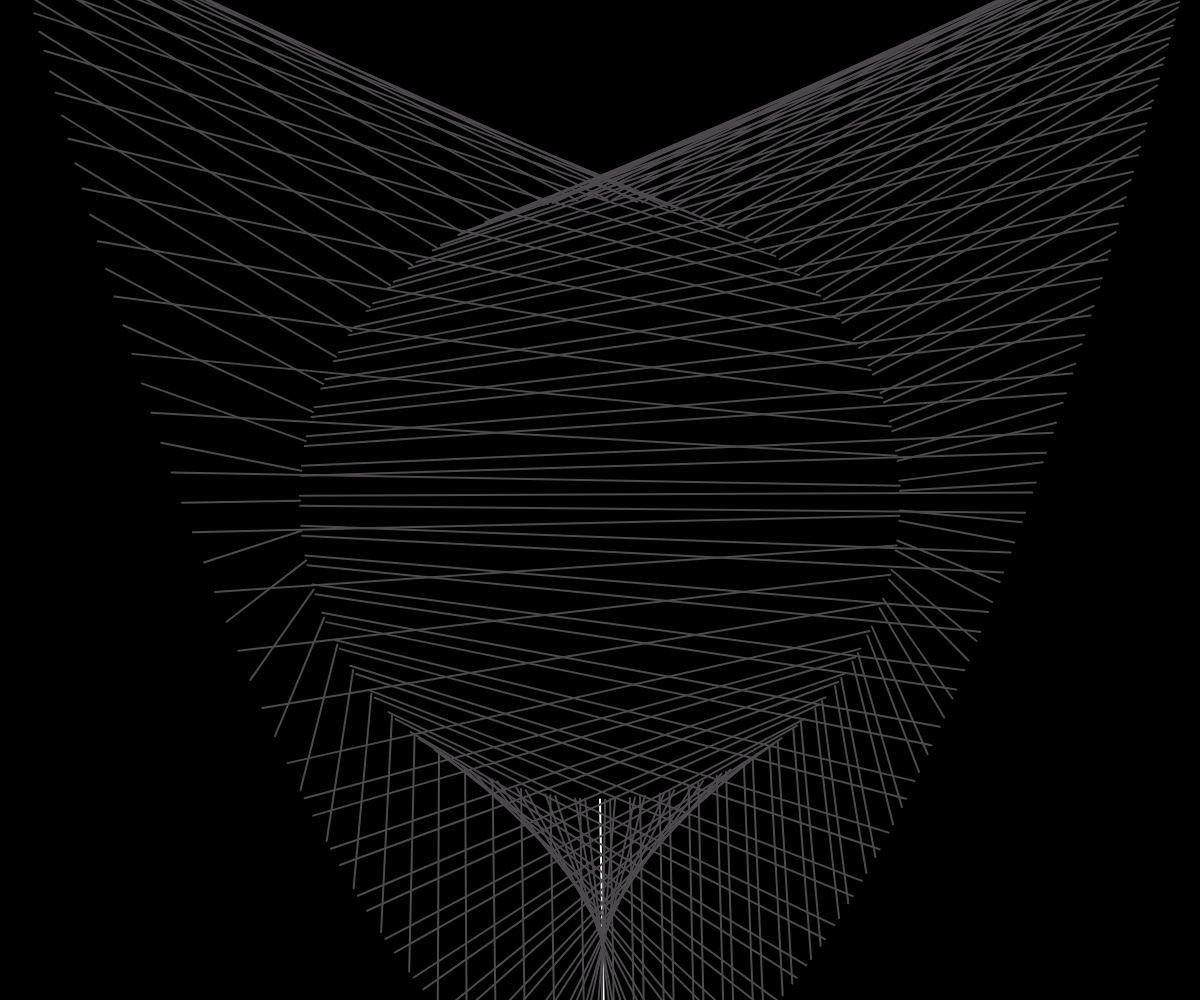
Frame 1 (no input)
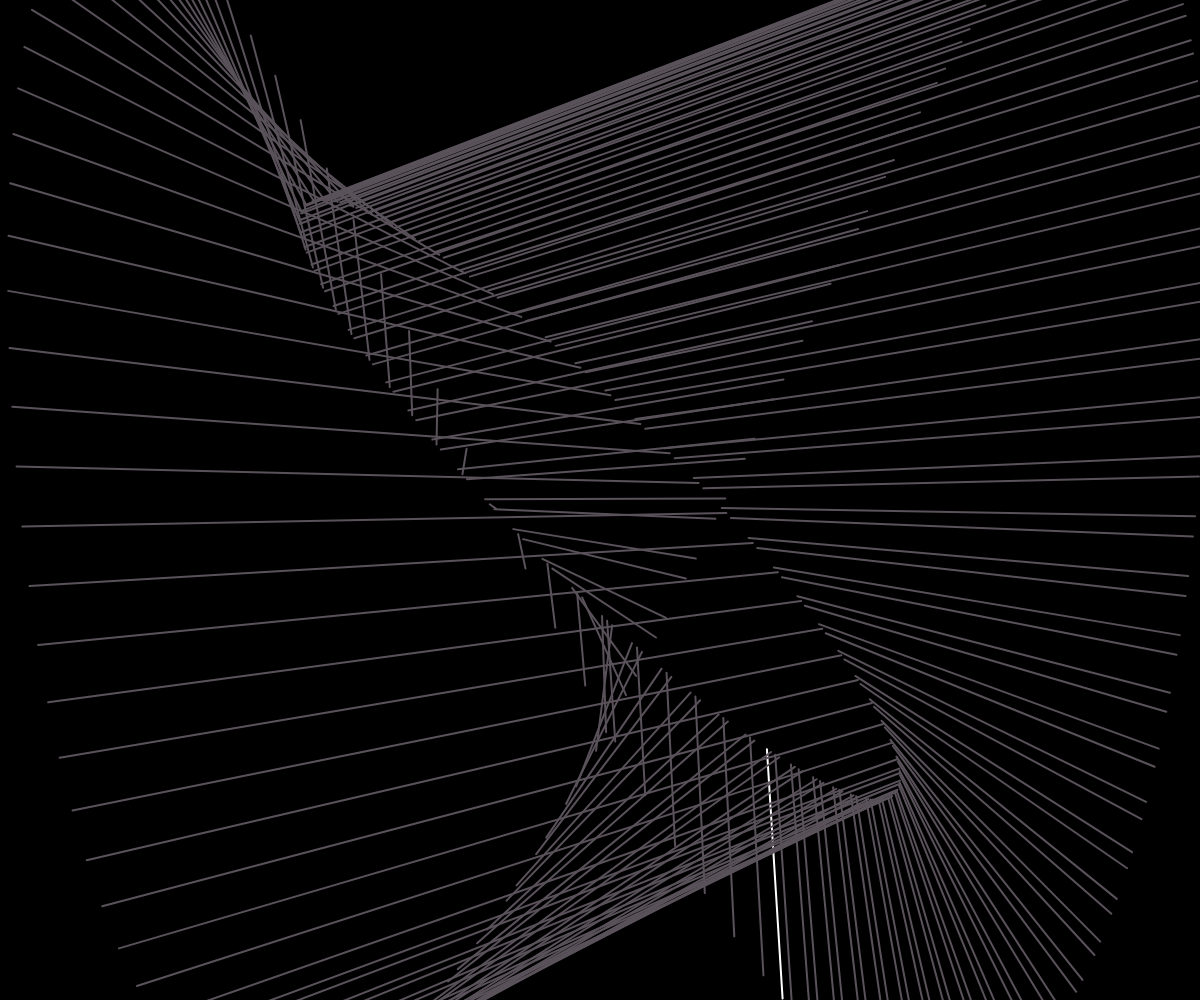
Frame 60 (no input)
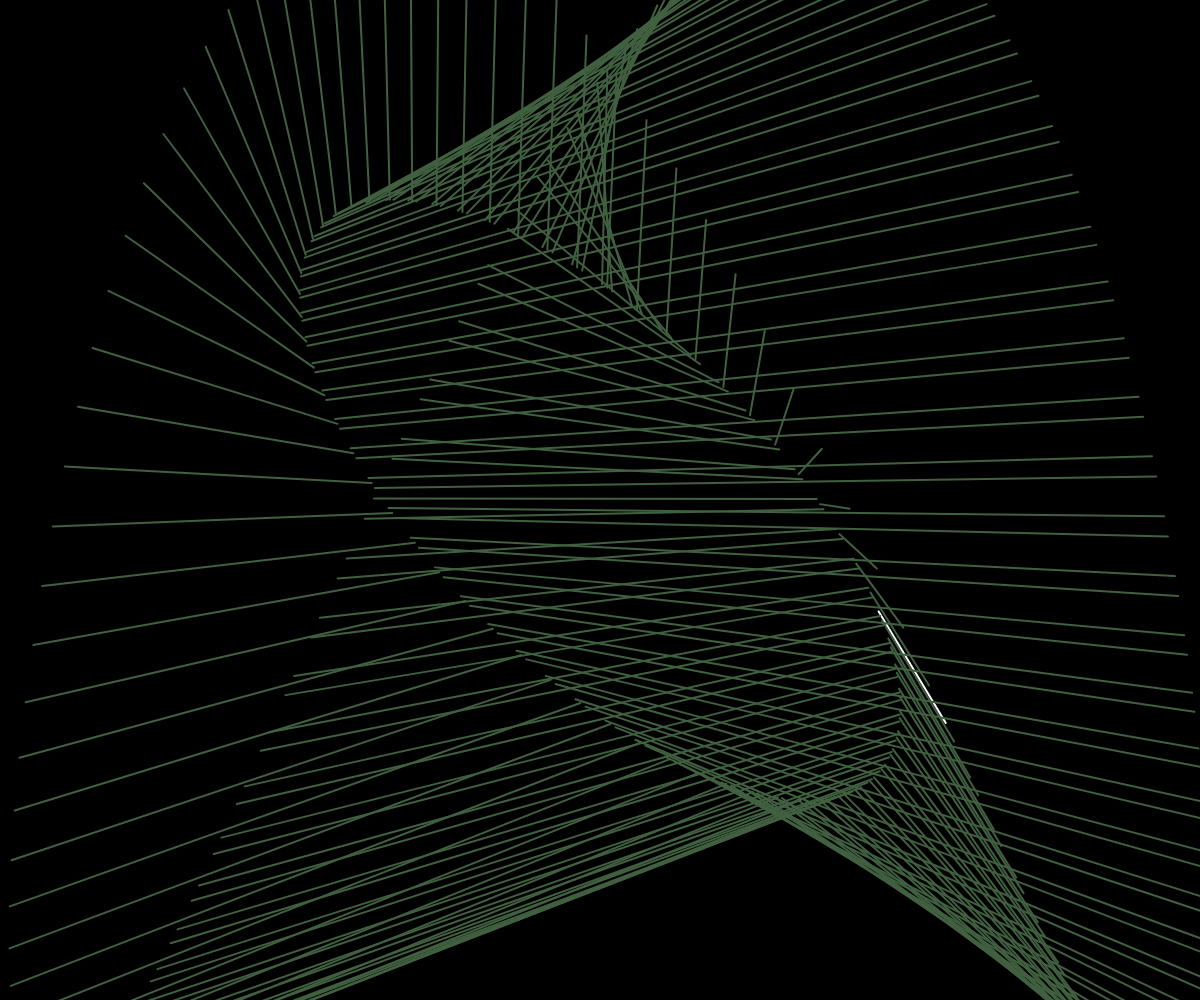
Frame 120 (the mouse pressed at the canvas centre since frame 60)

The p5.js sketch that drew these frames (run headless with seeded random() and noise() and a simulated clock; from frame 60 on, the mouse is pressed at the canvas centre):

// p5.js sketch
// ── sketch.js
let t = 0;
let numLines = 200;

function setup() {
  createCanvas(windowWidth, windowHeight);

}

function draw() {
  background(0);
  translate(width / 2, height / 2);
  strokeWeight(2);
  stroke(255);

  let amplitude = width / 4;
  let colors1 = map(noise(t + 10), 0, 1, 0, 50)
  let colors2 = map(noise(t + 20), 0, 1, 50, 150)
  let colors3 = map(noise(t + 100), 0, 1, 50, 150)

  for (let i = 0; i < numLines; i++) {
    let x1 = sin((t + i) / 10) * amplitude;
    let y1 = cos((-t + i) / 10) * amplitude + sin(((t + 1) / 5) * 50);

    let x2 = sin((t + i) / 20) * (amplitude * 2) + cos(t + 1) * 10;
    let y2 = cos((-t + i) / 10) * (amplitude * 2);

    line(x1, y1, x2, y2);
    
    if (x1 > width / 2) {
  stroke(colors1, colors1, colors1);
} else {
  stroke(colors2,colors3,colors2);
}  
  }

  t += 0.1;
}

function windowResized() {
  resizeCanvas(windowWidth, windowHeight);
  background(0);
}
